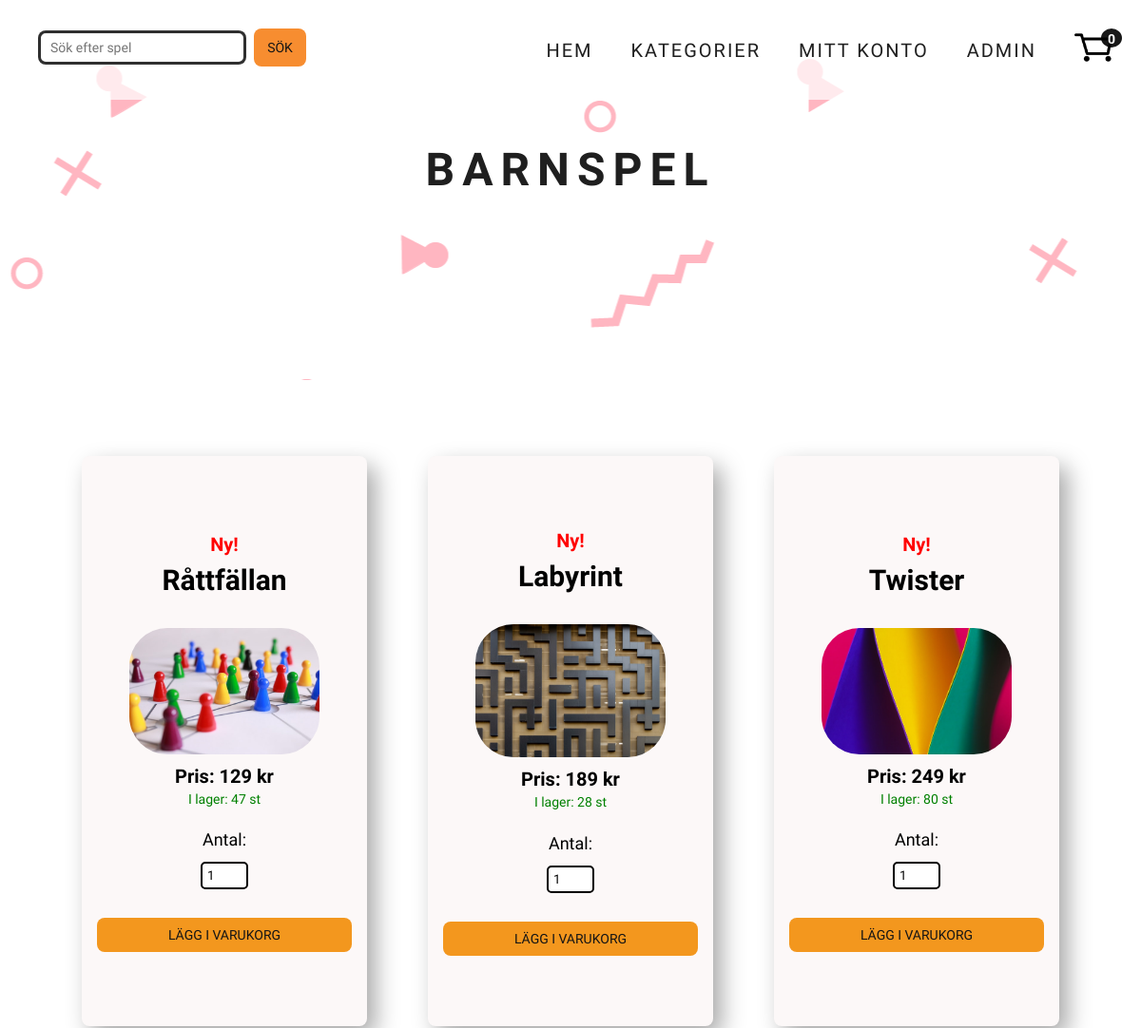
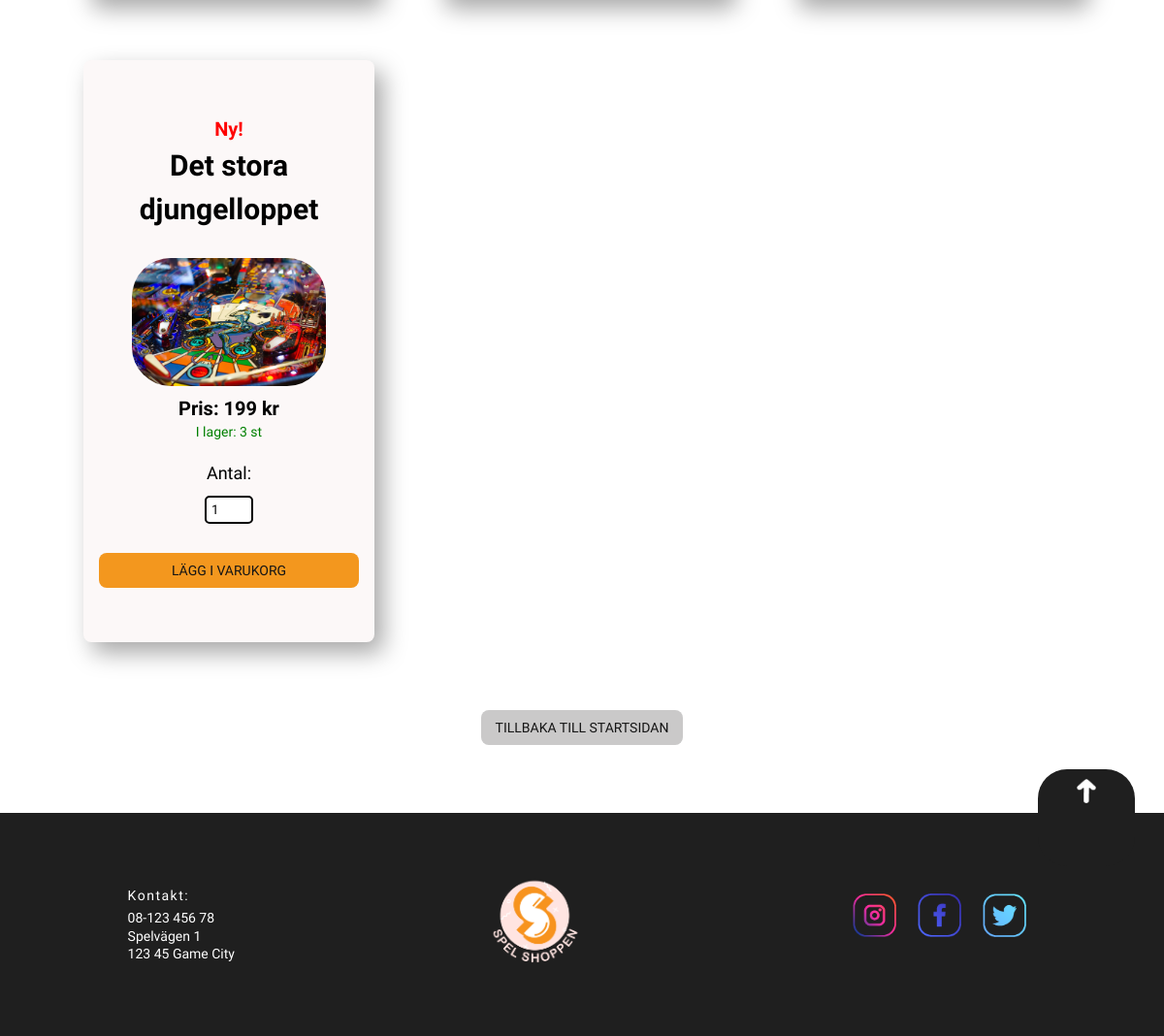
The page /categorypage/categorypage.php?id=2 on the database as committed earlier (2 pictures, top to bottom).
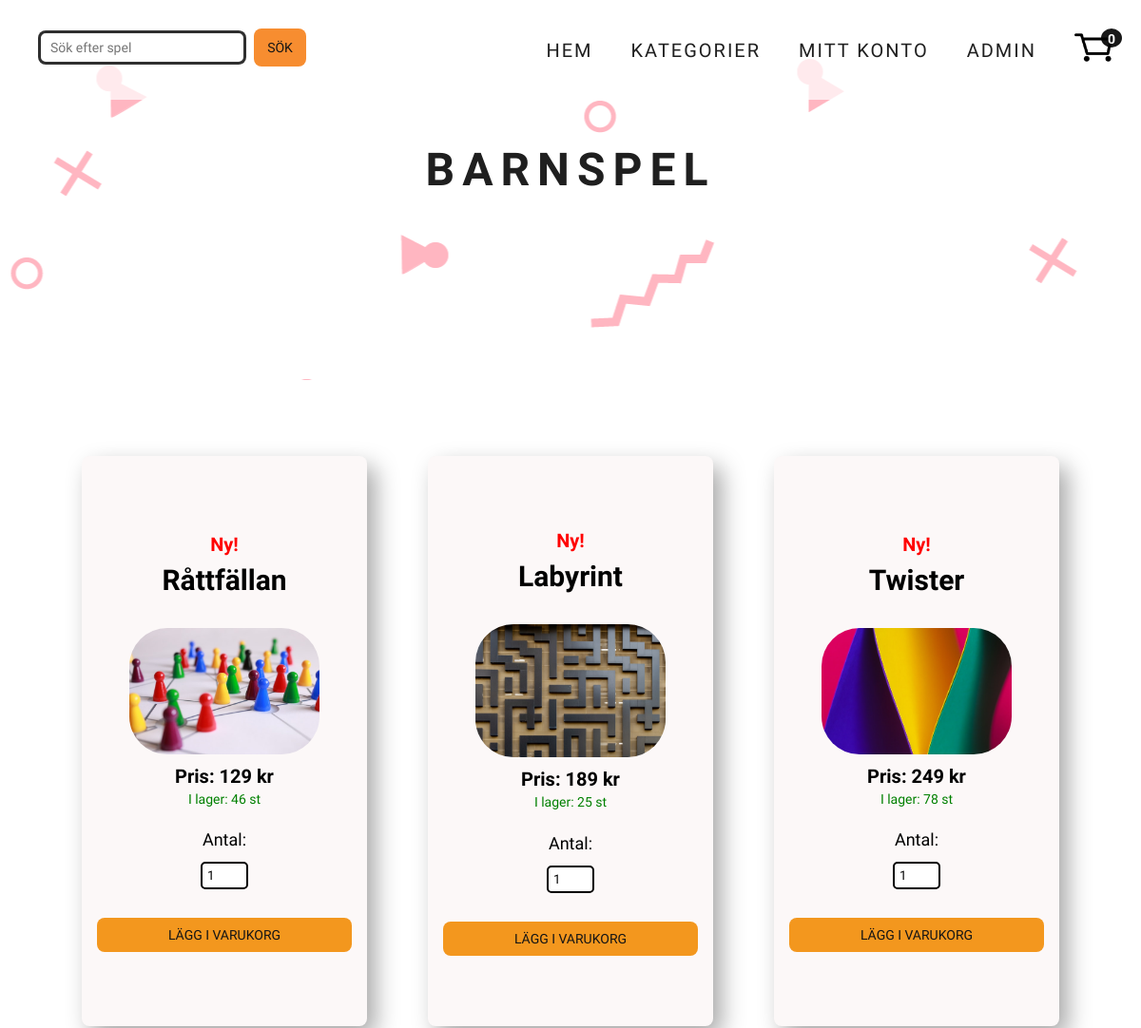
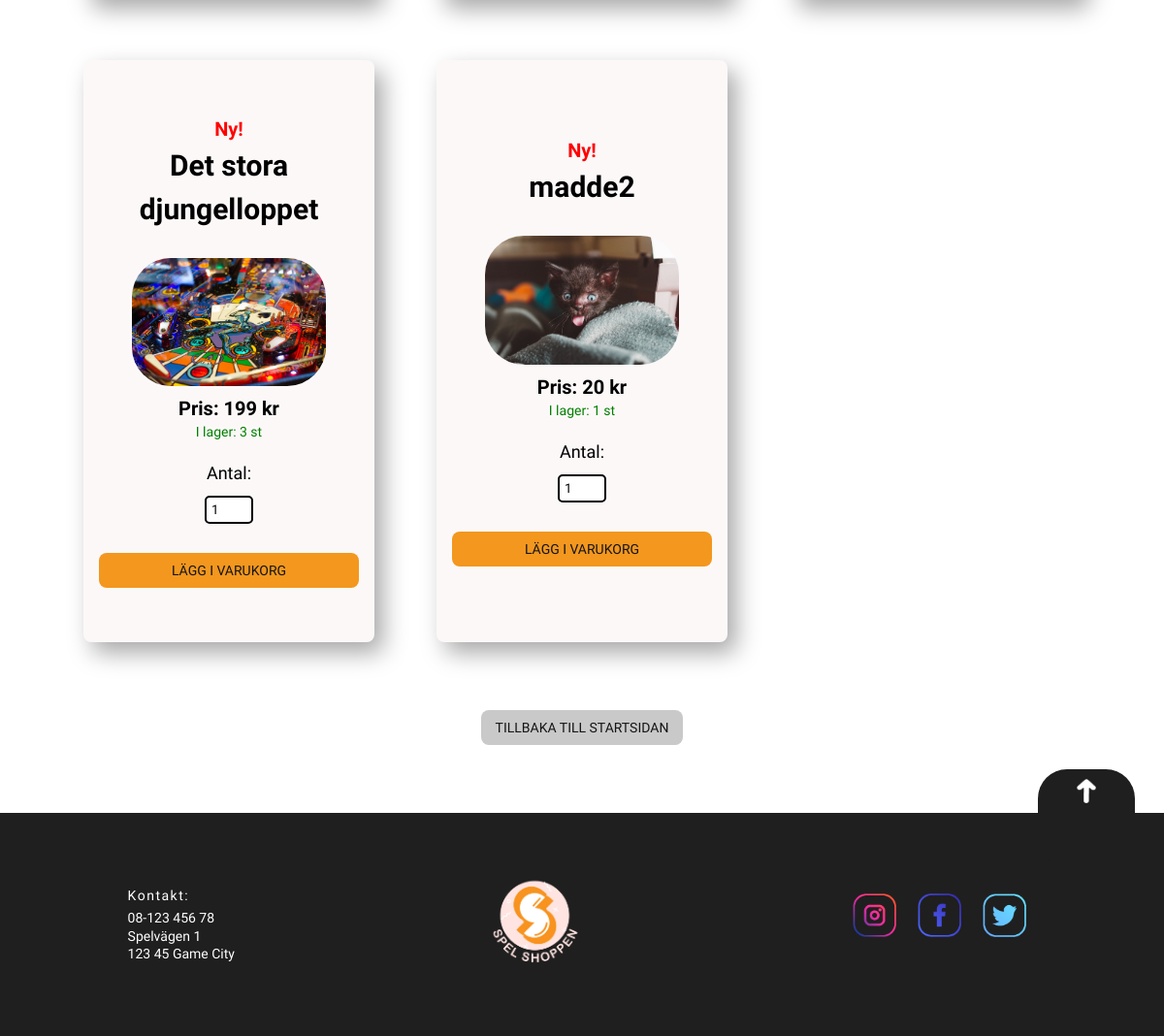
The same page on the database as committed later (2 pictures, top to bottom).
### tables this page shows
CREATE TABLE `webshop_categories` (
  `categoryid` int(11) NOT NULL,
  `category` varchar(100) NOT NULL,
  `image` varchar(200) NOT NULL
);

CREATE TABLE `webshop_products` (
  `productid` int(11) NOT NULL,
  `categoryid` int(11) NOT NULL,
  `title` varchar(500) NOT NULL,
  `description` varchar(1000) NOT NULL,
  `price` decimal(10,0) NOT NULL,
  `quantity` int(11) NOT NULL,
  `productimg` varchar(1000) NOT NULL,
  `date` datetime NOT NULL DEFAULT CURRENT_TIMESTAMP
);

### categorypage/categorypage.php (the view, shortened to what this page needs)
<?php
require_once '../second_header_extern.php';
require_once '../config/db.php';
function checkImage($productimg) {
  if(!empty($productimg) && $productimg[0] !== ""){
    return "<img src='../images/$productimg[0]' class='product_img'>";
  } else {
    return "";
  }
}
  if(isset($_GET['id'])){
  $currentCategory = htmlspecialchars($_GET['id']);
} else {
  $currentCategory = 1;
};
$stmt = $db->prepare("SELECT * FROM webshop_products WHERE categoryid = $currentCategory AND quantity > 0");
$stmt->execute();
$statement = $db->prepare("SELECT `categoryid`, `category`
FROM `webshop_categories` WHERE categoryid = $currentCategory");
$statement->execute();
while ($rowCategory = $statement->fetch(PDO::FETCH_ASSOC)){
$category = htmlspecialchars($rowCategory['category']);
}
$sqlDate = "SELECT * FROM webshop_products WHERE quantity > 0 ORDER BY date ASC LIMIT 3";
$stmtDate = $db->prepare($sqlDate);
$stmtDate->execute();
?>
<section>
  <h1 class="category_name"><?php echo $category ?></h1>
  </header>
  <main>
  <div class="product_container">
    <?php
    while ($outletRow = $stmtDate->fetch(PDO::FETCH_ASSOC)) :
      $outletProductid[] = $outletRow['productid'];
    endwhile;
    while ($row = $stmt->fetch(PDO::FETCH_ASSOC)) :
      $title = htmlspecialchars($row['title']);
      $price = htmlspecialchars($row['price']);
      $productid = htmlspecialchars($row['productid']);
      $quantity = htmlspecialchars($row['quantity']);
      $date = htmlspecialchars($row['date']);
      $productimg = unserialize($row['productimg']);
      $productHTML = "";
      $percentage = 0.9;
      $outletPrice = ceil($price * $percentage);
      $savings = $price - $outletPrice;
        $any_items = "I lager: " . $quantity . " st";
            $now = date("yy-m-d");
            $dateNow=date_create($now);
            $dateProd=date_create($date);
            $diff=date_diff($dateProd,$dateNow);
            $diffDays = $diff->format('%R%a days');
            if($diffDays < 7){
              $productHTML .=
                    "<div class='product_card'>
                    <h3 class='product_price-new'>Ny!</h3>
                          <a href= '../product/product_info.php? id=$productid'
                          class='product_title'>$title</a>
                          ". checkImage($productimg) ."
                          <span class='product_price'>Pris: $price kr</span>
                          <p class='any-items'>$any_items</p>
                          <p class='hidden-price' style='display:none'>$price</p>
                          <p class='hidden-quantity' style='display:none;'>$quantity</p>
                          <p class='hidden-productid' style='display:none'>$productid</p>
                          <label for='cartQty'>Antal:</label>
                          <input type='number' onkeydown='javascript: return event.keyCode === 8 ||
                          event.keyCode === 46 ? true : !isNaN(Number(event.key))' id='cartQty' name='cartQty' class='cartQty' min='1' max='$quantity' value='1'>
                     <button class='cart-btn product_card-btn'>Lägg i varukorg</button>
                     </div>";
            }else if(in_array($productid, $outletProductid)) {
              $productHTML .=
              "<div class='product_card'>
              <p class='product_price-outlet'>Pris: $outletPrice kr</p>
                    <a href= '../product/product_info.php? id=$productid'
                    class='product_title'>$title</a>
                    " . checkImage($productimg) . "
                    <p class='product_price-old'>Normalpris: $price kr</p>
                    <p class='product_price-savings'>Du sparar: $savings kr! (-10%) </p>
                    <p class='any-items'>$any_items</p>
                    <p class='hidden-price' style='display:none;'>$price</p>
                    <p class='hidden-outletPrice' style='display:none;'>$outletPrice</p>
                    <p class='hidden-quantity' style='display:none;'>$quantity</p>
                    <p class='hidden-productid' style='display:none'>$productid</p>
                    <label for='cartQty'>Antal:</label>
                    <input type='number' onkeydown='javascript: return event.keyCode === 8 ||
                    event.keyCode === 46 ? true : !isNaN(Number(event.key))' id='cartQty' name='cartQty' class='cartQty' min='1' max='$quantity' value='1'>
                     <button class='cart-btn product_card-btn'>Lägg i varukorg</button>
                     </div>";
            }
            echo $productHTML;
    endwhile;
    ?>
  </div>
  <br>
  <br>
  <a href="../index.php">
    <button class="btn-back">Tillbaka till startsidan</button>
  </a>
<?php require_once '../footer.php'; ?>

### second_header_extern.php (shortened to what this page needs)
<!DOCTYPE html>
<html lang="en">
<head>
  <link rel="stylesheet" type="text/css" href="styles/main.css" />
  <link rel="stylesheet" type="text/css" href="../styles/main.css" />
</head>
<body>
  <header class="second_hero" id="home">
    <div class="menu-wraper">
      <div class="menu-wraper">
        <nav class="menu_nav">
          <div class="search-form-wrapper">
              <form id="search-form" action="" class="search-form">
                <input type="text" name="search" id="search-Field" class="search-form__input-field" placeholder="Sök efter spel">
                <button id="search_btn">Sök</button>
              </form>
            </div>
          <ul class="menu-wraper__link-list">
            <li class="menu-wraper__link-item">
              <a class="menu-wraper__links" href="/index.php">HEM</a>
            </li>
            <li class="menu-wraper__link-item">
              <div class="dropdown">
                <a class="menu-wraper__links" id="dropdown-categories" href="#">KATEGORIER</a>
              </div>
            </li>
            <li class="menu-wraper__link-item">
              <a class="menu-wraper__links" href="/registration/user-page.php">MITT KONTO</a>
            </li>
            <li class="menu-wraper__link-item">
              <a class="menu-wraper__links" href="/admin/index.php">ADMIN</a>
            </li>
          </ul>
          <div class="cart">
            <div class="cart-wrapper">
              <a class="menu-wraper__links" href="../order/orderpage.php"><img src="/images/cart.png" class="cart-img"></a>
              <span class="counter" id="counter">0</span>
              </div>
            </div>
        </nav>
      </div>

### footer.php (shortened to what this page needs)
</main>
<footer class="footer">
    <div class="scroll_top-container">
        <span class="scroll-top"><a href="#home"><img src="/images/1x/arrowup.png" class="arrow-up"></a></span>
    </div>
    <div class="footer__contact">
        <p class="bold_txt">Kontakt:</p>
        <p>08-123 456 78</p>
        <p>Spelvägen 1</p>
        <p>123 45 Game City</p>
    </div>
    <div class="footer__logo img__wrapper">
        <img class="logo__img" src="/images/loga.png" alt="Logo">
    </div>
    <div class="footer__socialmedia">
        <div class="img__wrapper icon-parent">
            <img class="socialmedia__img" src="/images/1x/insta.png" alt="Instagram">
        </div>
        <div class="img__wrapper icon-parent">
            <img class="socialmedia__img" src="/images/1x/faceb.png" alt="facebook">
        </div>
        <div class="img__wrapper icon-parent">
            <img class="socialmedia__img" src="/images/1x/twitter.png" alt="Twitter">
        </div>
    </div>
</footer>
</body>
</html>

Rows that differ between the two databases and show on the page:
changed webshop_products "Råttfällan": quantity "I lager: 47 st" → "I lager: 46 st"
changed webshop_products "Labyrint": quantity "I lager: 28 st" → "I lager: 25 st"
changed webshop_products "Twister": quantity "I lager: 80 st" → "I lager: 78 st"
added webshop_products: title "madde2", shows a picture, price "20", quantity "I lager: 1 st", cartQty "1"
